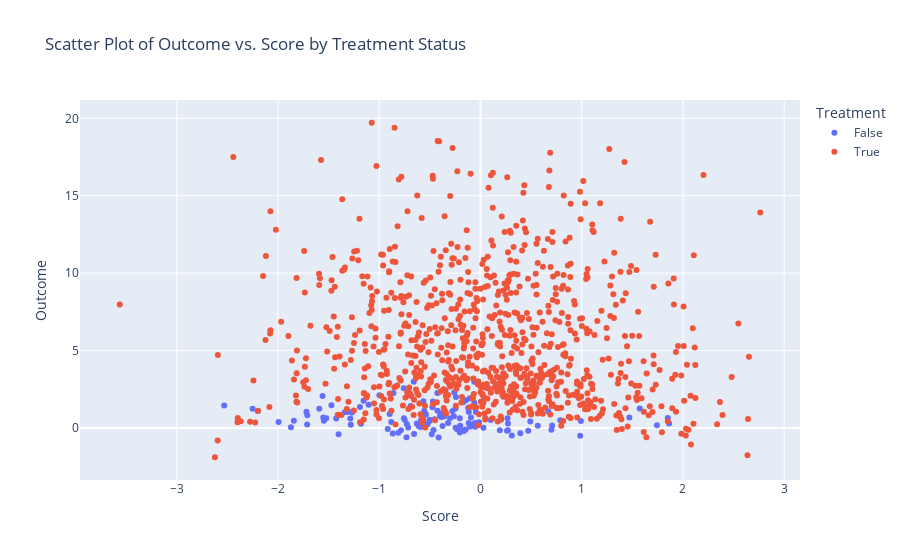

This figure's notebook cell:
### Markdown cell above
Comparing the observed outcomes, the discontinuity is much less pronounced than in the sharp case.

### Code cell
fig = px.scatter(
    x=df['score'],
    y=df['y'],
    color=df['d'].astype(bool),
    labels={
        "x": "Score",   
        "y": "Outcome",
        "color": "Treatment"
    },
    title="Scatter Plot of Outcome vs. Score by Treatment Status"
)

fig.update_layout(
    xaxis_title="Score",
    yaxis_title="Outcome"
)
fig.show()

### Figure 1 — Plotly figure (JSON) as saved in the notebook; plotly's stock layout.template omitted (floating-point values rounded to 4 significant figures; data arrays with more than 128 entries replaced by an {"elided": "..."} marker saying what was removed)
{"data": [{"hovertemplate": "Treatment=False<br>Score=%{x}<br>Outcome=%{y}<extra></extra>", "legendgroup": "False", "marker": {"color": "#636efa", "symbol": "circle"}, "mode": "markers", "name": "False", "orientation": "v", "showlegend": true, "type": "scatter", "x": {"elided": "131 float values"}, "xaxis": "x", "y": {"elided": "131 float values"}, "yaxis": "y"}, {"hovertemplate": "Treatment=True<br>Score=%{x}<br>Outcome=%{y}<extra></extra>", "legendgroup": "True", "marker": {"color": "#EF553B", "symbol": "circle"}, "mode": "markers", "name": "True", "orientation": "v", "showlegend": true, "type": "scatter", "x": {"elided": "869 float values"}, "xaxis": "x", "y": {"elided": "869 float values"}, "yaxis": "y"}], "layout": {"legend": {"title": {"text": "Treatment"}, "tracegroupgap": 0}, "title": {"text": "Scatter Plot of Outcome vs. Score by Treatment Status"}, "xaxis": {"anchor": "y", "domain": [0, 1], "title": {"text": "Score"}}, "yaxis": {"anchor": "x", "domain": [0, 1], "title": {"text": "Outcome"}}}}
